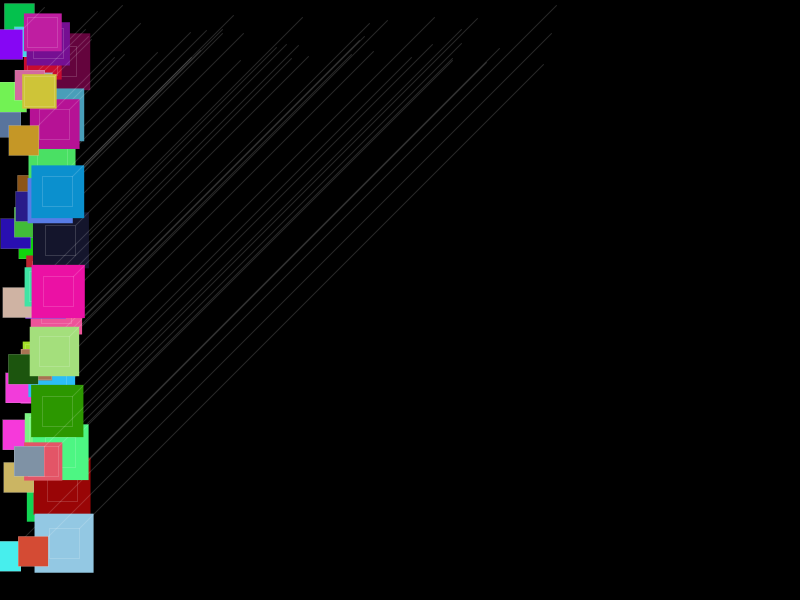
Frame 1 (no input)
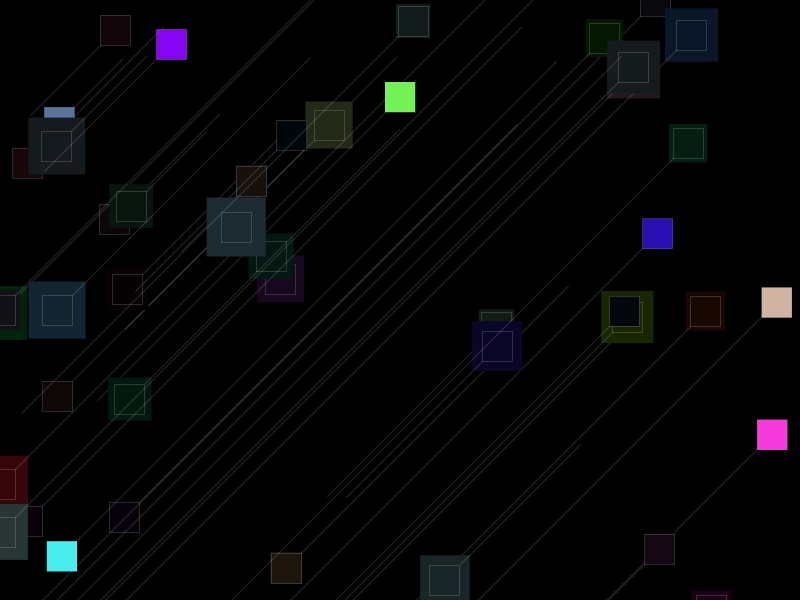
Frame 60 (the mouse pressed at the canvas centre just before this capture)
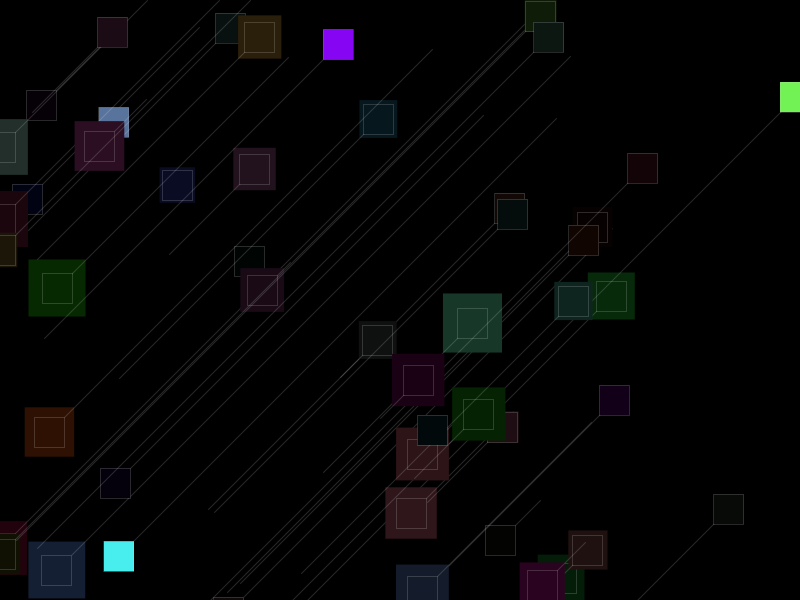
Frame 120 (the mouse held since frame 60 and released just before this capture)

The Processing sketch that drew these frames (run headless with seeded random() and noise(); from frame 60 on, the mouse is pressed at the canvas centre):

// Processing sketch: processing_30688
// ── processing_30688.pde

// tipo nome
Car[] carros;
 
int num;

void setup(){
  size (800,600);
  
  num = 50;
  carros = new Car[num];
 
  for ( int i =0; i< num; i++){
      carros[i] = new Car (5, random (height), random (60));
  }
 
}

void draw(){
  background(0);
 
 
   for ( int i =0; i< num; i++){
    
     carros[i].drive();
      carros[i].display();
     
  }

}


//****** objeto
class Car{
 
  float r,g,b; // 3 variaveis para cor do carro
  float xpos; // posicao horizontal
  float ypos; // posicao vertical
  float xspeed; // variavel para a velocidade
 
  // 1 metodo: funcao COSTRUTORA
  Car ( int t_xpos, float t_ypos, float t_xspeed  ){
   
   xpos = t_xpos;
   ypos = t_ypos;
   xspeed = t_xspeed;
   r = random(255);
   g = random(255);
   b = random(255);
 
  }
 
  // funcao que anima o carro, actualizando a variavel xpos
  void drive (){
   
    xpos = xpos + xspeed;
    if ( xpos > width){
     xpos = 0;
     ypos = (int) random(height+100);
     r = random(xspeed);
     g = random(xspeed);
     b = random(xspeed);
    }
   
  }
 
  // funcao de desenho do carro
  void display (){
   
    fill(r,g,b);
    float tamanho = random (10,100);
    noStroke();
    rect (xpos, ypos, xspeed, xspeed);
    stroke(255,40);
    line (xpos, ypos, ypos,xpos);
    rectMode (CENTER);
    rect (xpos, ypos,30,30);
 
  }
 
}// end class CAR
